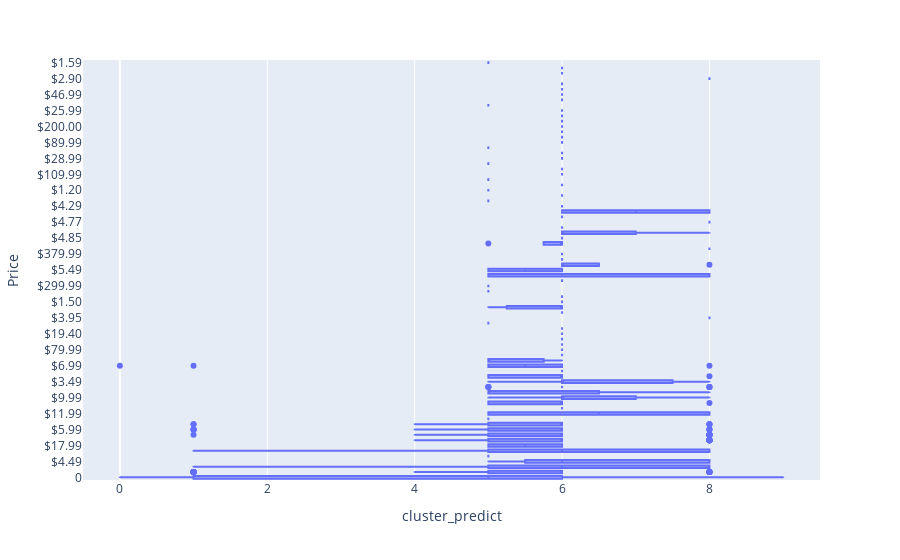

The notebook cell this image was saved under:
### Code cell
my_boxplot_fct(train_orig_pred, "Price")

### Figure 1 — Plotly figure (JSON) as saved in the notebook; plotly's stock layout.template omitted (floating-point values rounded to 4 significant figures; data arrays with more than 128 entries replaced by an {"elided": "..."} marker saying what was removed)
{"data": [{"alignmentgroup": "True", "hovertemplate": "cluster_predict=%{x}<br>Price=%{y}<extra></extra>", "legendgroup": "", "marker": {"color": "#636efa"}, "name": "", "notched": false, "offsetgroup": "", "orientation": "h", "showlegend": false, "x": {"elided": "10381 float values"}, "x0": " ", "xaxis": "x", "y": {"elided": "10381 str values"}, "y0": " ", "yaxis": "y", "type": "box"}], "layout": {"xaxis": {"anchor": "y", "domain": [0.0, 1.0], "title": {"text": "cluster_predict"}}, "yaxis": {"anchor": "x", "domain": [0.0, 1.0], "title": {"text": "Price"}}, "legend": {"tracegroupgap": 0}, "margin": {"t": 60}, "boxmode": "group"}}
